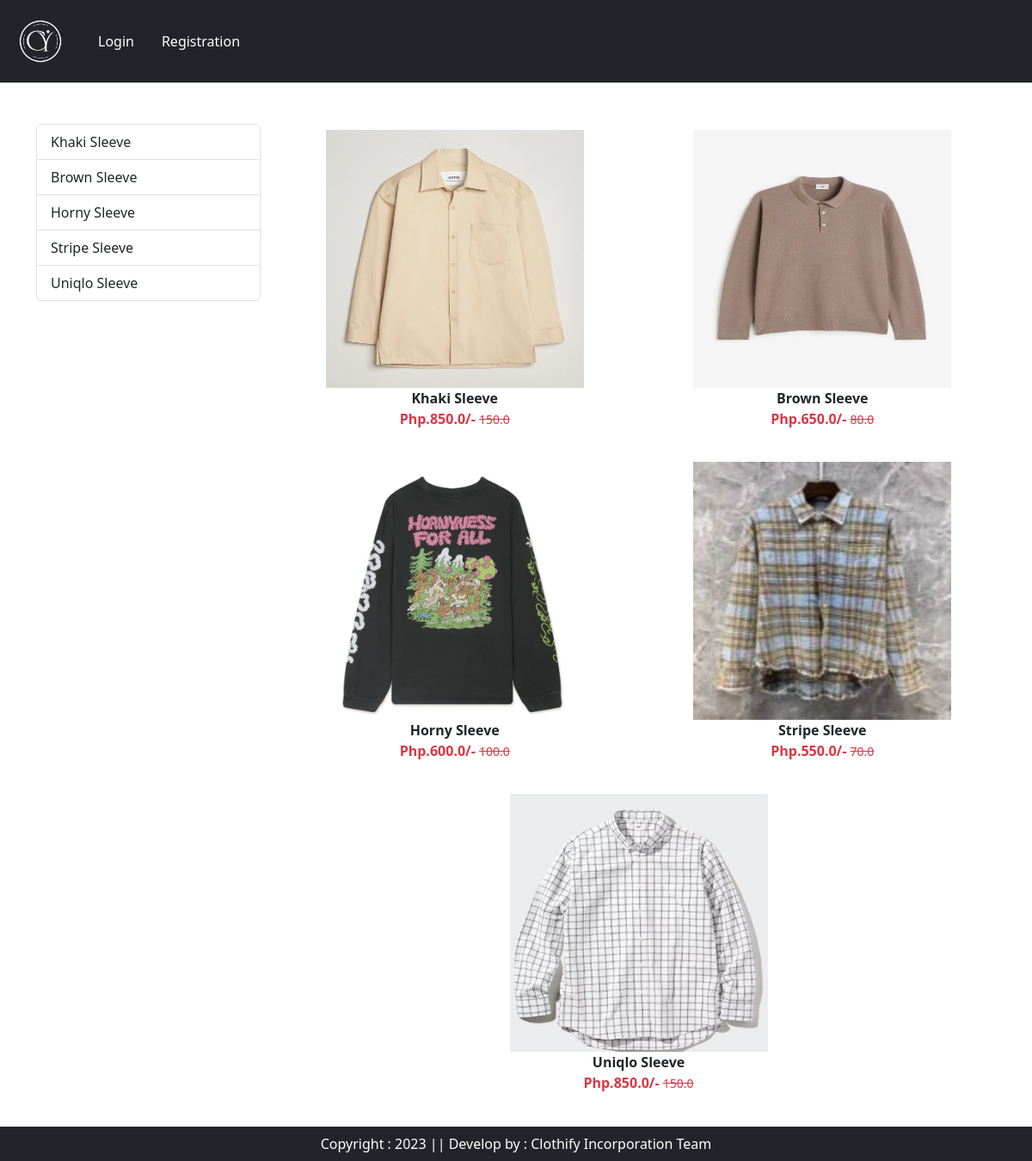
The page /category/SL on the database its author committed.
### app/models.py (models this page shows, shortened)
class Product(models.Model):
    title = models.CharField(max_length=100)
    selling_price = models.FloatField()
    discounted_price = models.FloatField()
    description = models.TextField()
    category = models.CharField(choices=CATEGORY_CHOICES, max_length=2)
    product_image = models.ImageField(upload_to='product')

### app/views.py (the view)
# urls.py: path('category/<slug:val>', views.CategoryView.as_view(), name='category'),
class CategoryView(View):
    def get(self,request,val):
        product = Product.objects.filter(category=val)
        title = Product.objects.filter(category=val).values('title')
        return render(request,"app/category.html",locals())

### app/templates/app/category.html (shortened to what this page needs)
{% extends 'app/base.html' %}
{% load static %}
{% block main-content %}
    <div class="container my-5">
        <div class="row">
            <div class="col-sm-3">
                <div class="list-group">
                    {% for val in title %}
                    <a href="{% url 'category-title' val.title %}" class="list-group-item list-group-item-action" aria-current="true">
                        {{ val.title }}</a>
                    {% endfor %}
                </div>
            </div>
            <div class="col-sm-9">
                <div class="row">
                    {% for prod in product %}
                        <div class="col text-center mb-4">
                            <a href="{% url 'product-detail' prod.id %}" class="btn">
                                <div>
                                    <img src="{{prod.product_image.url}}" width="300px" height="300px" />
                                    <div class="fw-bold">{{prod.title}}</div>
                                    <div class="fw-bold text-danger">
                                        Php.{{prod.discounted_price}}/-
                                        <small class="fw-light text-decoration-line-through">{{prod.selling_price}}</small>
                                    </div>
                                </div>
                            </a>
                        </div>
                    {% endfor %}
                </div>
            </div>
        </div>
    </div>
{% endblock main-content %}

### rows shown on the page
Product: product_image (picture), title "Khaki Sleeve", discounted_price "850.0", selling_price "150.0"
Product: product_image (picture), title "Brown Sleeve", discounted_price "650.0", selling_price "80.0"
Product: product_image (picture), title "Horny Sleeve", discounted_price "600.0", selling_price "100.0"
Product: product_image (picture), title "Stripe Sleeve", discounted_price "550.0", selling_price "70.0"
Product: product_image (picture), title "Uniqlo Sleeve", discounted_price "850.0", selling_price "150.0"

### other values the page prints
{{ val.title }} "Khaki Sleeve" "Brown Sleeve" "Horny Sleeve" "Stripe Sleeve" "Uniqlo Sleeve"
